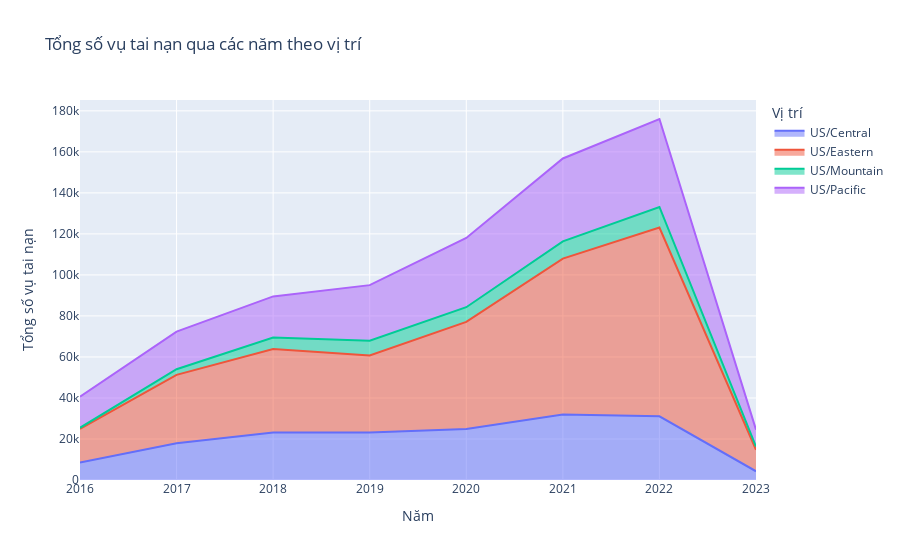

The notebook cell saved with this chart:
### Code cell
# Group data by Year and Timezone
df_grouped_timezone = df_copy.groupby(['Year', 'Timezone']).size().reset_index(name='Count')

# Plot area chart for Timezone
fig_timezone = px.area(df_grouped_timezone, x="Year", y="Count", color="Timezone",
                       title='Tổng số vụ tai nạn qua các năm theo vị trí',
                       labels={'Count':'Tổng số vụ tai nạn', 'Year':'Năm', 'Timezone':'Vị trí'})
fig_timezone.show()

### Figure 1 — Plotly figure (JSON) as saved in the notebook; plotly's stock layout.template omitted (floating-point values rounded to 4 significant figures)
{"data": [{"fillpattern": {"shape": ""}, "hovertemplate": "Vị trí=US/Central<br>Năm=%{x}<br>Tổng số vụ tai nạn=%{y}<extra></extra>", "legendgroup": "US/Central", "line": {"color": "#636efa"}, "marker": {"symbol": "circle"}, "mode": "lines", "name": "US/Central", "orientation": "v", "showlegend": true, "stackgroup": "1", "type": "scatter", "x": [2016, 2017, 2018, 2019, 2020, 2021, 2022, 2023], "xaxis": "x", "y": [8540, 17904, 23109, 23125, 24878, 31923, 31038, 4259], "yaxis": "y"}, {"fillpattern": {"shape": ""}, "hovertemplate": "Vị trí=US/Eastern<br>Năm=%{x}<br>Tổng số vụ tai nạn=%{y}<extra></extra>", "legendgroup": "US/Eastern", "line": {"color": "#EF553B"}, "marker": {"symbol": "circle"}, "mode": "lines", "name": "US/Eastern", "orientation": "v", "showlegend": true, "stackgroup": "1", "type": "scatter", "x": [2016, 2017, 2018, 2019, 2020, 2021, 2022, 2023], "xaxis": "x", "y": [16347, 33375, 40760, 37550, 52225, 76006, 92091, 10473], "yaxis": "y"}, {"fillpattern": {"shape": ""}, "hovertemplate": "Vị trí=US/Mountain<br>Năm=%{x}<br>Tổng số vụ tai nạn=%{y}<extra></extra>", "legendgroup": "US/Mountain", "line": {"color": "#00cc96"}, "marker": {"symbol": "circle"}, "mode": "lines", "name": "US/Mountain", "orientation": "v", "showlegend": true, "stackgroup": "1", "type": "scatter", "x": [2016, 2017, 2018, 2019, 2020, 2021, 2022, 2023], "xaxis": "x", "y": [573, 2757, 5577, 7234, 7143, 8397, 10005, 1576], "yaxis": "y"}, {"fillpattern": {"shape": ""}, "hovertemplate": "Vị trí=US/Pacific<br>Năm=%{x}<br>Tổng số vụ tai nạn=%{y}<extra></extra>", "legendgroup": "US/Pacific", "line": {"color": "#ab63fa"}, "marker": {"symbol": "circle"}, "mode": "lines", "name": "US/Pacific", "orientation": "v", "showlegend": true, "stackgroup": "1", "type": "scatter", "x": [2016, 2017, 2018, 2019, 2020, 2021, 2022, 2023], "xaxis": "x", "y": [15200, 18307, 20067, 27099, 33742, 40465, 42891, 8203], "yaxis": "y"}], "layout": {"legend": {"title": {"text": "Vị trí"}, "tracegroupgap": 0}, "title": {"text": "Tổng số vụ tai nạn qua các năm theo vị trí"}, "xaxis": {"anchor": "y", "domain": [0, 1], "title": {"text": "Năm"}}, "yaxis": {"anchor": "x", "domain": [0, 1], "title": {"text": "Tổng số vụ tai nạn"}}}}
